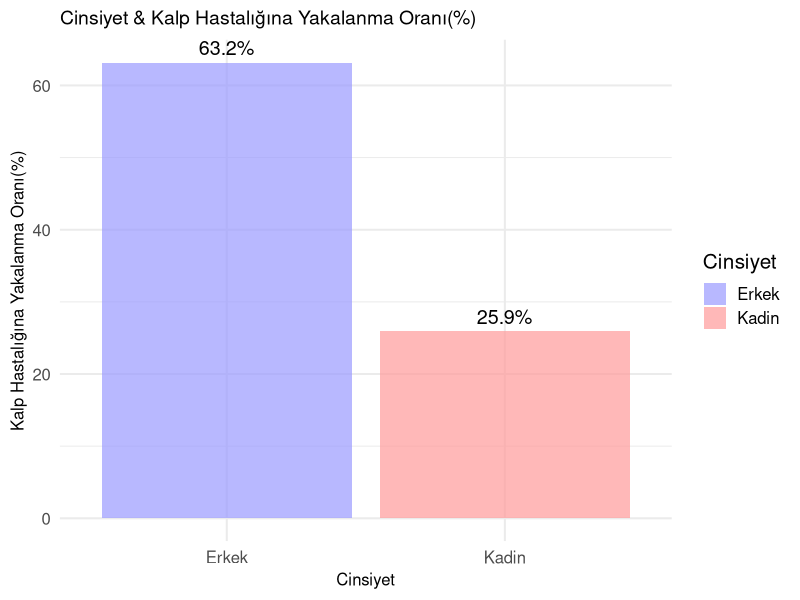

Recreate this plot in R.
## ---- chunk 1

library(ggplot2)
library(tidyverse)
library(readxl)
data <- read_excel("heart1.xlsx")



df_summary <- data %>%
  group_by(Cinsiyet, Kalp_Hastaligi) %>%
  summarise(count = n()) %>%
  ungroup() %>%
  group_by(Cinsiyet) %>%
  mutate(total = sum(count), proportion = count / total * 100) %>%
  filter(Kalp_Hastaligi == 1)

# grafik_4 yasa göre hastalığa yakalanma
ggplot(df_summary, aes(x = Cinsiyet, y = proportion, fill = Cinsiyet)) +
  geom_bar(stat = "identity", alpha = 0.7) +
  scale_fill_manual(values = c("Erkek" = "#9999FF", "Kadin" = "#FF9999")) +
  labs(title = "Cinsiyet & Kalp Hastalığına Yakalanma Oranı(%)", x = "Cinsiyet", y = "Kalp Hastalığına Yakalanma Oranı(%)") +
  theme_minimal(base_size = 15)+
  theme(
   plot.title = element_text(size = 14),
    axis.title.x = element_text(size = 12),
    axis.title.y = element_text(size = 12)
  ) +
    geom_text(aes(label = paste0(round(proportion, 1), "%")), vjust = -0.5, size = 5)
